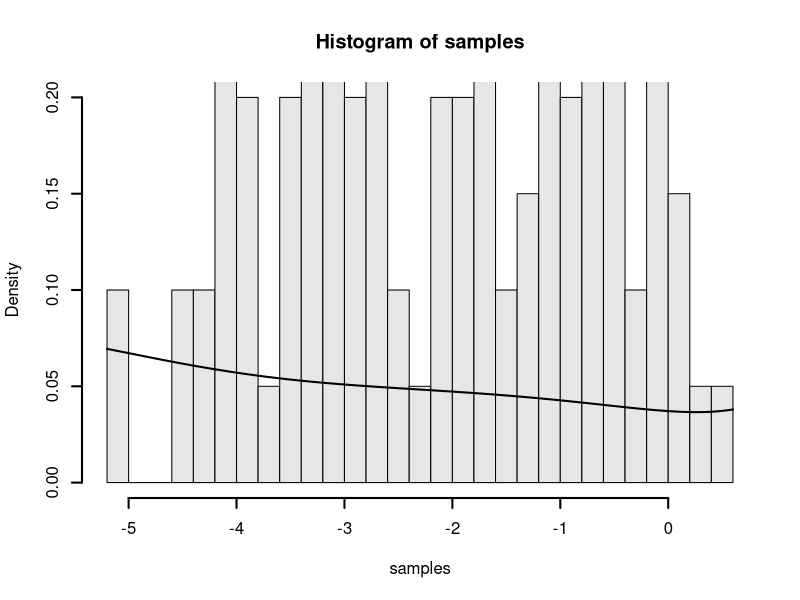

This figure's R source:
funct <- function(x) {dnorm(x,-7,2)*1/3 + dnorm(x,-2,3)*1/3 + dnorm(x,3,1) *1/3}

# Desired number of samples:
N = 100

# Container for sampled data:
samples = c()

# Initial position:
x = 0

# Size of maximum jump:
step = 1

trials = 0

# Sample until enough samples are collected:

while( length(samples) < N )
{
  trials = trials + 1
  
  # Propose a new location:
  xp = x + runif(1,-1,1) * step
  
  # Measure likelihood ratio:
  r = funct(xp)/funct(x)
  
  # Accept if new point has higher probability density:
  if( r >= 1 )
  {
    samples = append(samples, xp)
    x = xp
  }
  # Accept with lower probability if new point has lower probability density:
  else
  {
    s = runif(1,0,1)
    if( s <= r )
    {
      samples=append(samples, xp)
      x = xp
    }
  }
}

cat( "Acceptance Rate =", N/trials )
hist(samples, breaks=30, probability = TRUE ,col=gray(.9), lwd=2, ylim=c(0,0.2))
curve(funct(x), add=T, lwd=2)
